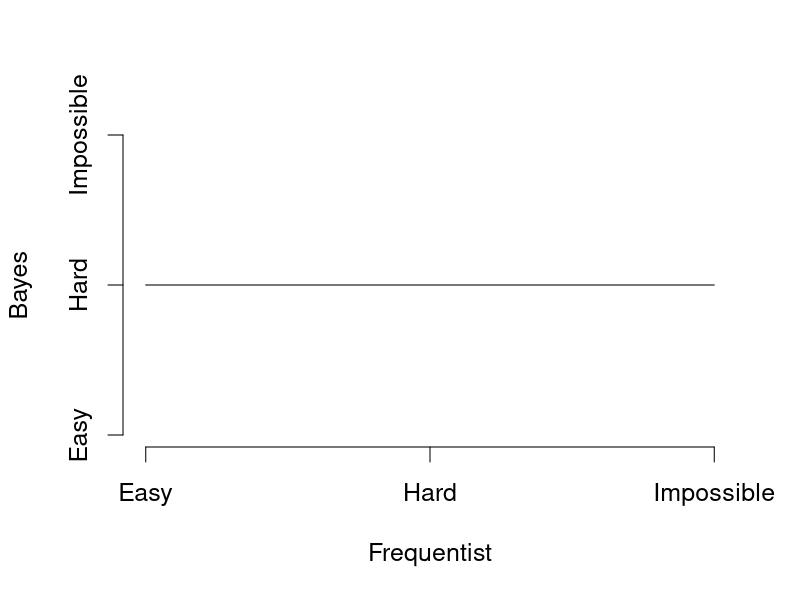
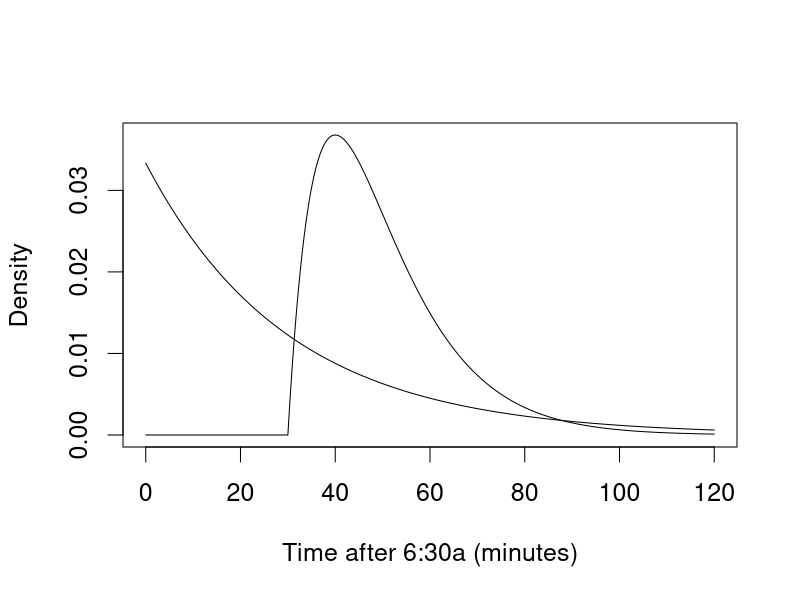
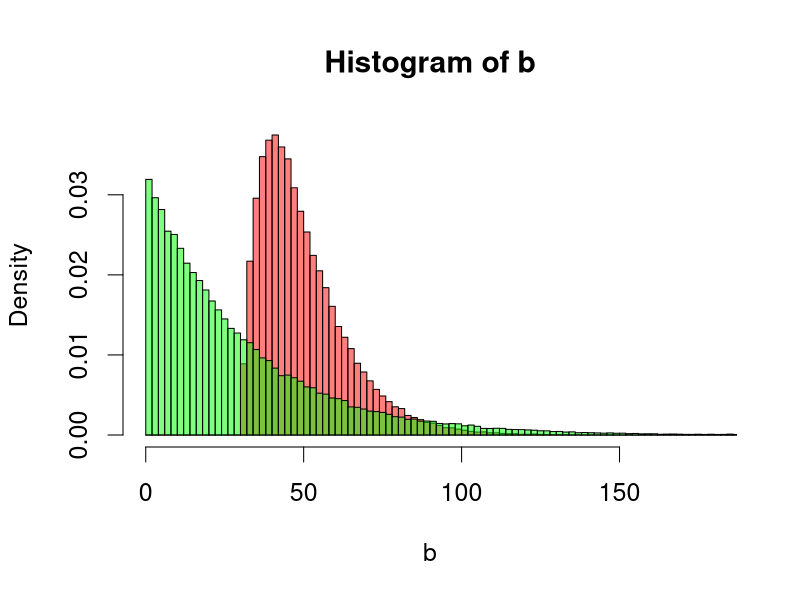
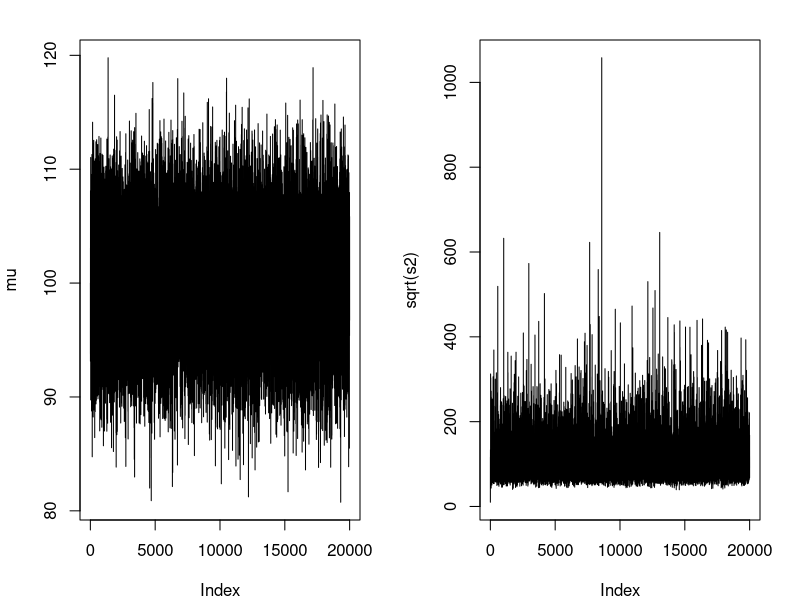
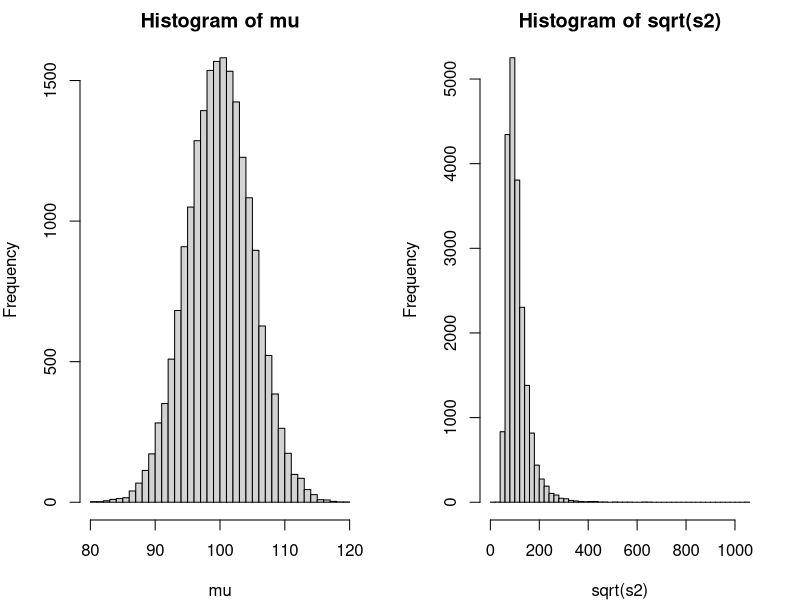
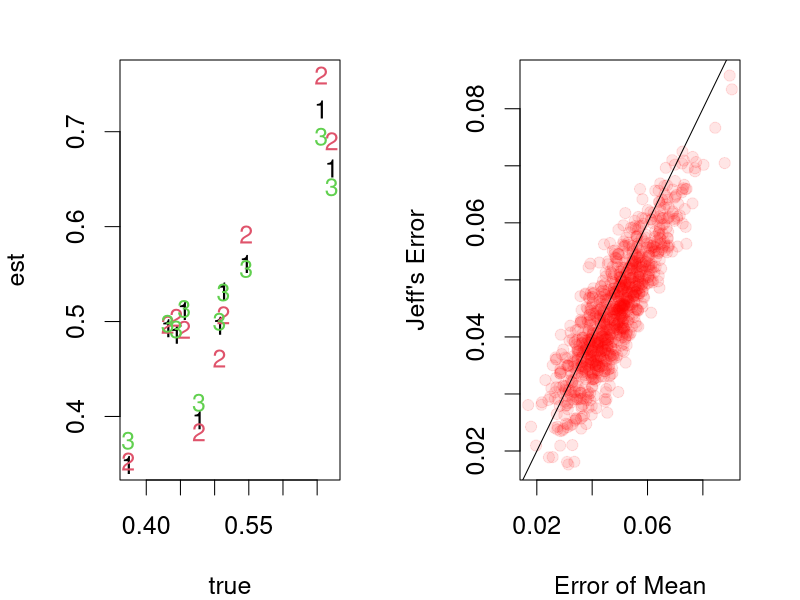
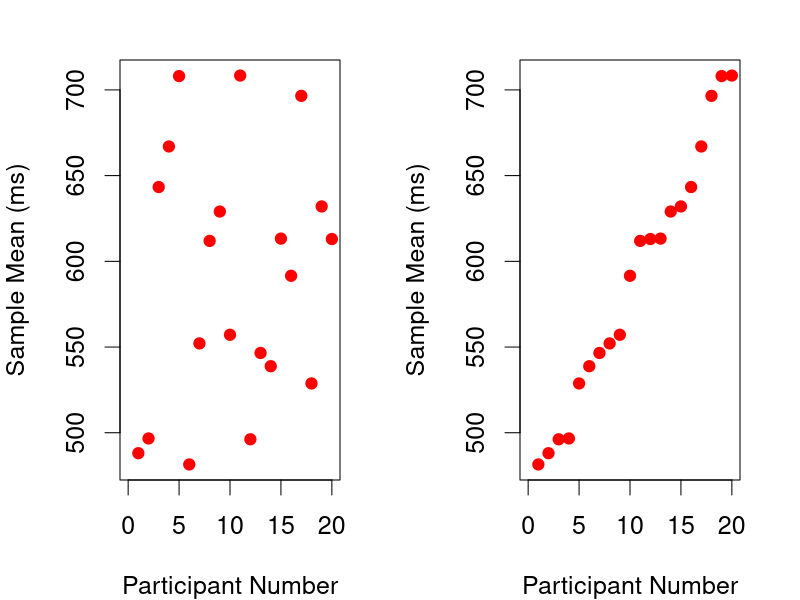
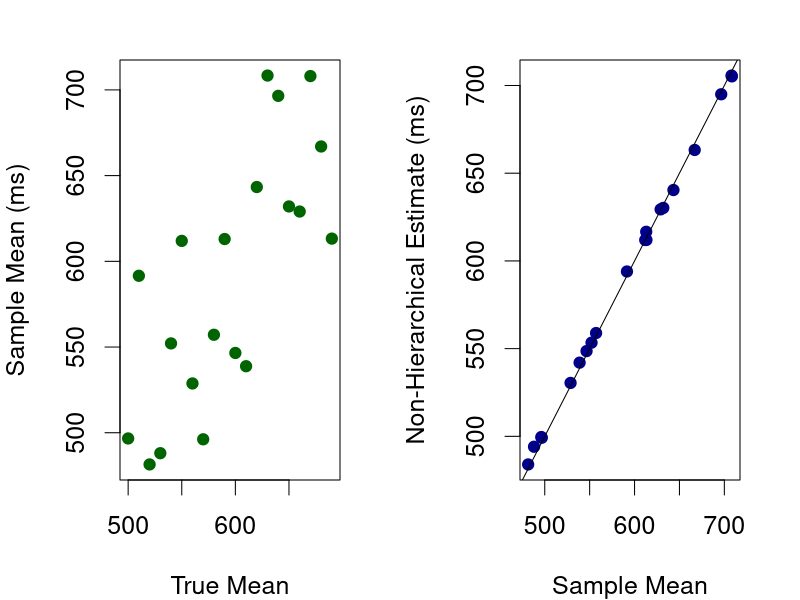

R code for these plots, in order:
## ---- chunk 1
knitr::opts_chunk$set(echo = FALSE,message=FALSE, warning=FALSE)
set.seed(1256)
library(MCMCpack)
## ---- chunk 2
par(cex=1.5)
lab=c("Easy","Hard","Impossible")
x=1:3
y=rep(2,3)
plot(x,y,axes=F,ylim=c(1,3),typ='l',ylab="Bayes",xlab="Frequentist")
axis(1,at=1:3,lab=lab)
axis(2,at=1:3,lab=lab)

## ---- chunk 3
par(cex=1.5)
t=seq(0,120,.1)
jeff=dgamma(t,shape=1,scale=30)
becky=dgamma(t-30,shape=2,scale=10)
plot(t,becky,typ='l',ylab="Density",xlab="Time after 6:30a (minutes)")
lines(t,jeff)
## ---- chunk 4
M=100000
j=rgamma(M,shape=1,scale=30)
b=rgamma(M,shape=2,scale=10)+30
hist(b,breaks=seq(0,500,2),col=rgb(1,0,0,.5),xlim=c(0,180),prob=T)
hist(j,add=T,col=rgb(0,1,0,.5),breaks=seq(0,500,2),prob=T)
print(mean(b<j))
## ---- chunk 5
library(MCMCpack)
## ---- chunk 6
Y=c(92,115,100,98)
ybar=mean(Y)
N=length(Y)
a=100
b=25
q=.5
s=.5*115^2
M=20000 # number of samples
mu=1:M
s2=1:M
mu[1]=100 #initial value
s2[1]=100 #initial value
## ---- chunk 7
for (m in 2:M){
  v=1/(N/s2[m-1]+1/b)
  c=N*ybar/s2[m-1]+a/b
  mu[m]=rnorm(1,c*v,sqrt(v))
  SSE=sum((y-mu[m])^2)
  s2[m]=rinvgamma(1,N/2+q,SSE/2+s)
  }
## ---- chunk 8
par(cex=1.5)
par(mfrow=c(1,2),mar=c(4,4,2,2))
plot(mu,typ='l')
plot(sqrt(s2),typ='l')
## ---- chunk 9
par(cex=1.5)
par(mfrow=c(1,2),mar=c(4,4,2,2))
hist(mu,breaks=50)
hist(sqrt(s2),breaks=50)
## ---- chunk 10
I=10 #people
J=9 #trial
sub=rep(1:I,each=J)

makeTrue=function(I,m,sdPop) rnorm(I,m,sdPop)

makeDat=function(I,J,true,sdTrl) rnorm(I*J,true[sub],sdTrl)

est.mean=function(dat)
  tapply(dat,sub,mean)

est.median=function(dat)
  tapply(dat,sub,median)

est.jeff= function(dat){
  s2=mean(tapply(dat,sub,var))
  m=est.mean(dat)
  s2m=var(m)
  v=1/(J/s2+1/s2m)
  c=J*m/s2+mean(m)/s2m
  return(v*c)
}
  
rmse=function(est,true) sqrt(mean((est-true)^2))
## ---- chunk 11
cycle=function(I,J,mPop,sdPop,sdTrl){
  true=makeTrue(I,mPop,sdPop)
  dat=makeDat(I,J,true,sdTrl)
  e1=est.mean(dat)
  e2=est.median(dat)
  e3=est.jeff(dat)
  out=1:3
  out[1]=rmse(e1,true)
  out[2]=rmse(e2,true)
  out[3]=rmse(e3,true)
  names(out)=c("Mean","Median","Jeff's")
  return(list(true=true,out=out,est=cbind(e1,e2,e3)))
}
## ---- chunk 12
set.seed(123)
par(cex=1.5)
g=cycle(I,J,.5,.1,.15)
true=g$true
est=g$est
matplot(true,est,typ='p')
print(round(g$out,3))
## ---- chunk 13
R=1000
par(cex=1.5)
val=matrix(nrow=R,ncol=3)
for (r in 1:R)
  val[r,]=cycle(I,J,.5,.1,.15)$out
plot(val[,1],val[,3],col=rgb(1,0,0,.1),pch=19,
     xlab="Error of Mean",ylab="Jeff's Error")
abline(0,1)
print(paste("Proportion of Jeff's Wins:",mean(val[,3]<val[,1])))
## ---- chunk 14
I=20
J=10
sub=rep(1:I,each=J)
tMu=sample(seq(500,500+(I-1)*10,10),I)
tS2=200^2
y=round(rnorm(I*J,tMu[sub],sqrt(tS2)),1)
## ---- chunk 15
par(cex=1.5)
ybar=tapply(y,sub,mean)
plot(1:I,ybar,ylab="Sample Mean (ms)",xlab="Participant Number",
     xlim=c(0,20),pch=19,col="red")
## ---- chunk 16
par(cex=1.5)
ybar=tapply(y,sub,mean)
o=order(ybar)
plot(1:I,ybar[o],ylab="Sample Mean (ms)",xlab="Participant Number",
     xlim=c(0,20),pch=19,col="red")
## ---- chunk 17
par(cex=1.5)
plot(tMu,ybar,ylab="Sample Mean (ms)",xlab="True Mean",pch=19,col="darkgreen")
## ---- chunk 18
M=2000

a=600
b=400^2
q=2
s=200^2

mu=matrix(nrow=M,ncol=I)
s2=1:M
mu[1,]=ybar
s2[1]=200^2

for (m in 2:M){
  v=1/(J/s2[m-1]+1/b)
  c=J*ybar/s2[m-1]+a/b
  mu[m,]=rnorm(I,c*v,sqrt(v))
  scale=s+sum((y-mu[m,sub])^2)/2
  s2[m]=rinvgamma(1,q+I*J/2,scale=scale)
}

nonhier=apply(mu,2,mean)

par(cex=1.5)
plot(ybar,nonhier,ylab="Non-Hierarchical Estimate (ms)",xlab="Sample Mean",pch=19,col='darkblue')
abline(0,1)
## ---- chunk 19
M=2000

a=600
b=400^2
q1=2
s1=200^2
q2=2
s2=50^2


mu=matrix(nrow=M,ncol=I)
s2=1:M
eta=1:M
delta=1:M

mu[1,]=ybar
s2[1]=200^2
eta[1]=mean(mu[1,])
delta=50^2

for (m in 2:M){
  v=1/(J/s2[m-1]+1/delta[m-1])
  c=J*ybar/s2[m-1]+eta[m-1]/delta[m-1]
  mu[m,]=rnorm(I,c*v,sqrt(v))
  scale=s1+sum((y-mu[m,sub])^2)/2
  s2[m]=rinvgamma(1,q1+I*J/2,scale=scale)
  v=1/(I/delta[m-1]+1/b)
  c=I*mean(mu[m,])/delta[m-1]+a/b
  eta[m]=rnorm(1,v*c,sqrt(v))
  scale=s2+sum((mu[m,]-eta[m])^2)/2
  delta[m]=rinvgamma(1,q2+I/2,scale=scale)  
}

hier=apply(mu,2,mean)

par(cex=1.5)
plot(ybar,hier,ylab="Hierarchical Estimate (ms)",xlab="Sample Mean",pch=19,col='darkblue')
abline(0,1)
## ---- chunk 20
par(cex=1.5)
ybar=tapply(y,sub,mean)
o=order(ybar)
plot(1:I,ybar[o],ylab="Estimates (ms)",
     xlab="Participant Number",
     xlim=c(0,20),pch=19,col="red")
lines(1:I,ybar[o],col='darkred')
lines(1:I,hier[o],col='darkblue')
points(1:I,hier[o],pch=19,col="blue")
legend(0,700,c("Non-Hier","Hier"),col=c("red","blue"),pch=19)
## ---- chunk 21
par(cex=1.5)
plot(tMu,ybar,ylab="Estimate (ms)",xlab="True Mean",pch=19,col="red")
points(tMu,hier,pch=19,col="blue")
abline(0,1)
par(xpd=T)
legend(500,750,c("Non-Hier","Hier"),col=c("red","blue"),pch=19,bg="white")
par(xpd=F)
